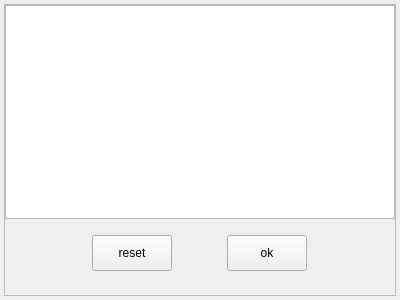
<?xml version="1.0" encoding="UTF-8"?>
<ui version="4.0">
 <class>CustomArgs</class>
 <widget class="QWidget" name="CustomArgs">
  <property name="geometry">
   <rect>
    <x>0</x>
    <y>0</y>
    <width>400</width>
    <height>300</height>
   </rect>
  </property>
  <property name="windowTitle">
   <string>Form</string>
  </property>
  <layout class="QVBoxLayout" name="verticalLayout_3" stretch="0">
   <property name="spacing">
    <number>4</number>
   </property>
   <property name="leftMargin">
    <number>4</number>
   </property>
   <property name="topMargin">
    <number>4</number>
   </property>
   <property name="rightMargin">
    <number>4</number>
   </property>
   <property name="bottomMargin">
    <number>4</number>
   </property>
   <item>
    <widget class="QFrame" name="m_frame">
     <property name="frameShape">
      <enum>QFrame::StyledPanel</enum>
     </property>
     <property name="frameShadow">
      <enum>QFrame::Raised</enum>
     </property>
     <layout class="QVBoxLayout" name="verticalLayout_2">
      <property name="spacing">
       <number>0</number>
      </property>
      <property name="leftMargin">
       <number>0</number>
      </property>
      <property name="topMargin">
       <number>0</number>
      </property>
      <property name="rightMargin">
       <number>0</number>
      </property>
      <property name="bottomMargin">
       <number>0</number>
      </property>
      <item>
       <layout class="QVBoxLayout" name="verticalLayout">
        <property name="spacing">
         <number>16</number>
        </property>
        <property name="bottomMargin">
         <number>24</number>
        </property>
        <item>
         <widget class="QListWidget" name="m_listWidget">
          <property name="focusPolicy">
           <enum>Qt::NoFocus</enum>
          </property>
         </widget>
        </item>
        <item>
         <layout class="QHBoxLayout" name="horizontalLayout">
          <property name="leftMargin">
           <number>48</number>
          </property>
          <property name="rightMargin">
           <number>48</number>
          </property>
          <item>
           <widget class="QPushButton" name="m_reset">
            <property name="sizePolicy">
             <sizepolicy hsizetype="Fixed" vsizetype="Fixed">
              <horstretch>0</horstretch>
              <verstretch>0</verstretch>
             </sizepolicy>
            </property>
            <property name="minimumSize">
             <size>
              <width>72</width>
              <height>36</height>
             </size>
            </property>
            <property name="text">
             <string>reset</string>
            </property>
           </widget>
          </item>
          <item>
           <widget class="QPushButton" name="m_ok">
            <property name="sizePolicy">
             <sizepolicy hsizetype="Fixed" vsizetype="Fixed">
              <horstretch>0</horstretch>
              <verstretch>0</verstretch>
             </sizepolicy>
            </property>
            <property name="minimumSize">
             <size>
              <width>72</width>
              <height>36</height>
             </size>
            </property>
            <property name="text">
             <string>ok</string>
            </property>
           </widget>
          </item>
         </layout>
        </item>
       </layout>
      </item>
     </layout>
    </widget>
   </item>
  </layout>
 </widget>
 <resources/>
 <connections/>
</ui>
